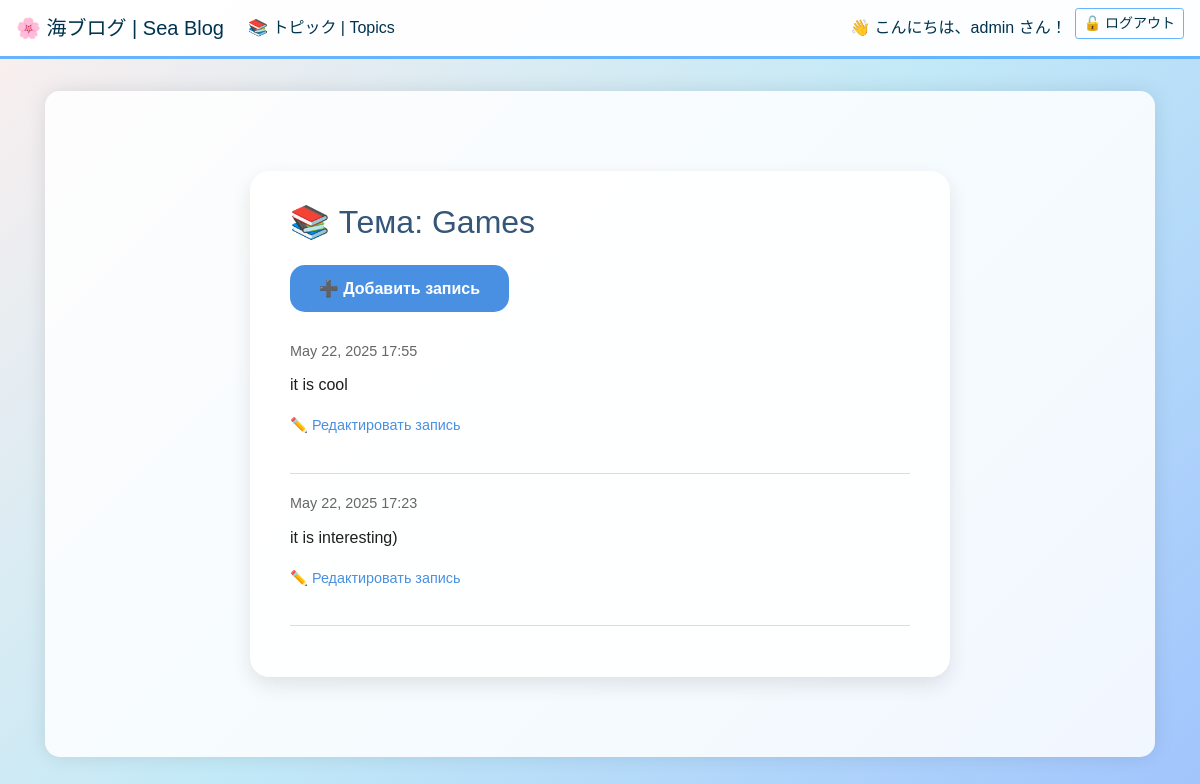
Page /topics/1/ (signed in) on the earlier database version.
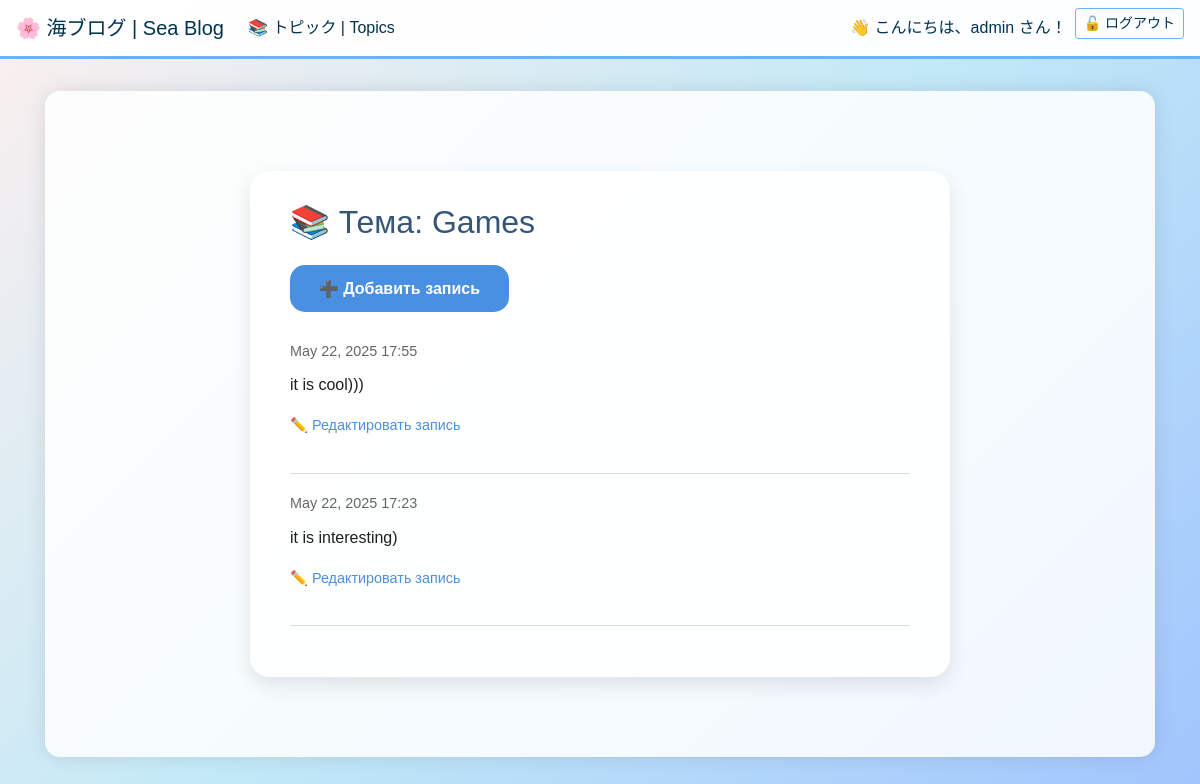
Same page on the later database version.
### blogs/models.py (models this page shows, shortened)
class BlogPost(models.Model):
    text = models.CharField(max_length=200)
    date_added = models.DateTimeField(auto_now_add=True)
    owner = models.ForeignKey(User, on_delete=models.CASCADE)
    def __str__(self):
        return self.text

class Entry(models.Model):
    topic = models.ForeignKey(BlogPost, on_delete=models.CASCADE)
    text = models.TextField()
    date_added = models.DateTimeField(auto_now_add=True)
    class Meta:
        verbose_name_plural = 'entries'

### blogs/views.py (the view)
# urls.py: path('topics/<int:topic_id>/', views.topic, name='topic'),
@login_required
def topic(request, topic_id):
    topic = BlogPost.objects.get(id=topic_id)
    if topic.owner != request.user:
        raise Http404
    entries = topic.entry_set.order_by('-date_added')
    context = {'topic': topic, 'entries': entries}
    return render(request, 'blogs/topic.html', context)

### blogs/templates/blogs/topic.html
{% extends 'blogs/base.html' %}
{% block content %}
<div class="topic-container">
    <h2 class="topic-title">📚 Тема: {{ topic }}</h2>
    <div class="new-entry-link">
        <a href="{% url 'blogs:new_entry' topic.id %}" class="btn-add-entry">➕ Добавить запись</a>
    </div>
    <ul class="entries-list">
        {% for entry in entries %}
        <li class="entry-item">
            <p class="entry-date">{{ entry.date_added|date:"M d, Y H:i" }}</p>
            <p class="entry-text">{{ entry.text|linebreaks }}</p>
            <p><a href="{% url 'blogs:edit_entry' entry.id %}" class="entry-edit-link">✏️ Редактировать запись</a></p>
        </li>
        {% empty %}
        <li class="no-entries">¯\_(ツ)_/¯ Здесь пока нет записей для этой темы.</li>
        {% endfor %}
    </ul>
</div>
{% endblock content %}

### blogs/templates/blogs/base.html (shortened to what this page needs)
{% load bootstrap4 %}
<!DOCTYPE html>
<html lang="en">
<head>
    {% bootstrap_css %}
    <link rel="stylesheet" href="https://cdnjs.cloudflare.com/ajax/libs/font-awesome/6.5.0/css/all.min.css">
</head>
<body>
    <nav class="navbar navbar-expand-lg navbar-custom">
        <a class="navbar-brand" href="{% url 'blogs:index' %}">🌸 海ブログ | Sea Blog</a>
        <div class="collapse navbar-collapse" id="navbarNav">
            <ul class="navbar-nav mr-auto">
                <li class="nav-item">
                    <a class="nav-link" href="{% url 'blogs:topics' %}">📚 トピック | Topics</a>
                </li>
            </ul>
            <ul class="navbar-nav ml-auto">
                {% if user.is_authenticated %}
                <li class="nav-item">
                    <span class="navbar-text">👋 こんにちは、{{ user.username }} さん！</span>
                </li>
                <li class="nav-item">
                    <form method="post" action="{% url 'users:logout' %}" class="form-inline ml-2">
                        <button class="btn btn-outline-primary btn-sm" type="submit">🔓 ログアウト</button>
                    </form>
                </li>
                {% endif %}
            </ul>
        </div>
    </nav>
    <main role="main" class="container">
        <div class="overlay">
            {% block content %}
            {% endblock content %}
        </div>
    </main>
</body>
</html>

### blogs/templates/blogs/base.html (style rules this page uses)
body { font-family: 'Noto Sans JP', sans-serif; background: linear-gradient(135deg, #fcefee, #c2e9f7, #a1c4fd); background-attachment: fixed; background-repeat: no-repeat; background-size: cover; color: #1a1a1a; min-height: 100vh; }
.overlay { background-color: rgba(255, 255, 255, 0.85); border-radius: 15px; padding: 2rem; margin-top: 2rem; box-shadow: 0 0 20px rgba(0, 0, 0, 0.1); }
.navbar-custom { background-color: rgba(255, 255, 255, 0.95); border-bottom: 3px solid #66b3ff; }
.navbar-brand, .nav-link, .navbar-text { color: #00334d !important; }
.btn-outline-primary { border-color: #66b3ff; color: #00334d; }
body { font-family: 'Noto Sans JP', sans-serif; background: linear-gradient(135deg, #fcefee, #c2e9f7, #a1c4fd); background-attachment: fixed; background-size: cover; margin: 0; padding: 0; color: #1f1f1f; }
.topic-container { max-width: 700px; margin: 3rem auto; background: rgba(255, 255, 255, 0.9); border-radius: 20px; box-shadow: 0 8px 20px rgba(0, 0, 0, 0.1); padding: 2rem 2.5rem; }
.topic-title { font-size: 2rem; margin-bottom: 1.5rem; color: #345678; }
.new-entry-link { margin-bottom: 1.8rem; }
.btn-add-entry { background-color: #4a90e2; color: white; padding: 0.7rem 1.8rem; border-radius: 15px; text-decoration: none; font-weight: 600; transition: background-color 0.3s ease; display: inline-block; }
.entries-list { list-style: none; padding-left: 0; }
.entry-item { border-bottom: 1px solid #ddd; padding-bottom: 1.2rem; margin-bottom: 1.2rem; }
.entry-date { font-size: 0.9rem; color: #666; margin-bottom: 0.5rem; }
.entry-text { font-size: 1.1rem; margin-bottom: 0.7rem; white-space: pre-wrap; }
.entry-edit-link { font-size: 0.9rem; color: #4a90e2; text-decoration: none; font-weight: 500; }

Differences in the rows shown:
changed Entry: text "it is cool" → "it is cool)))"
